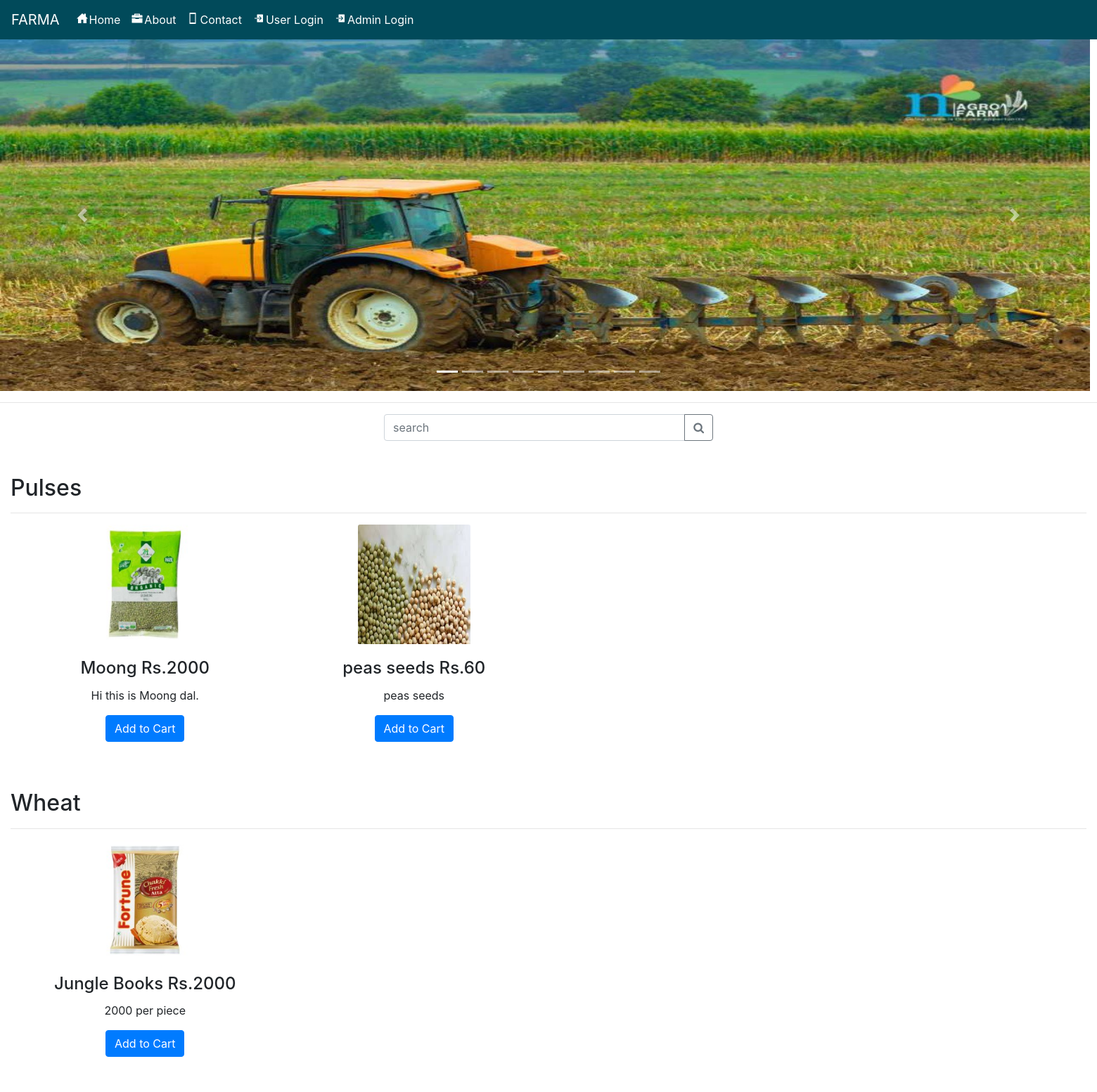
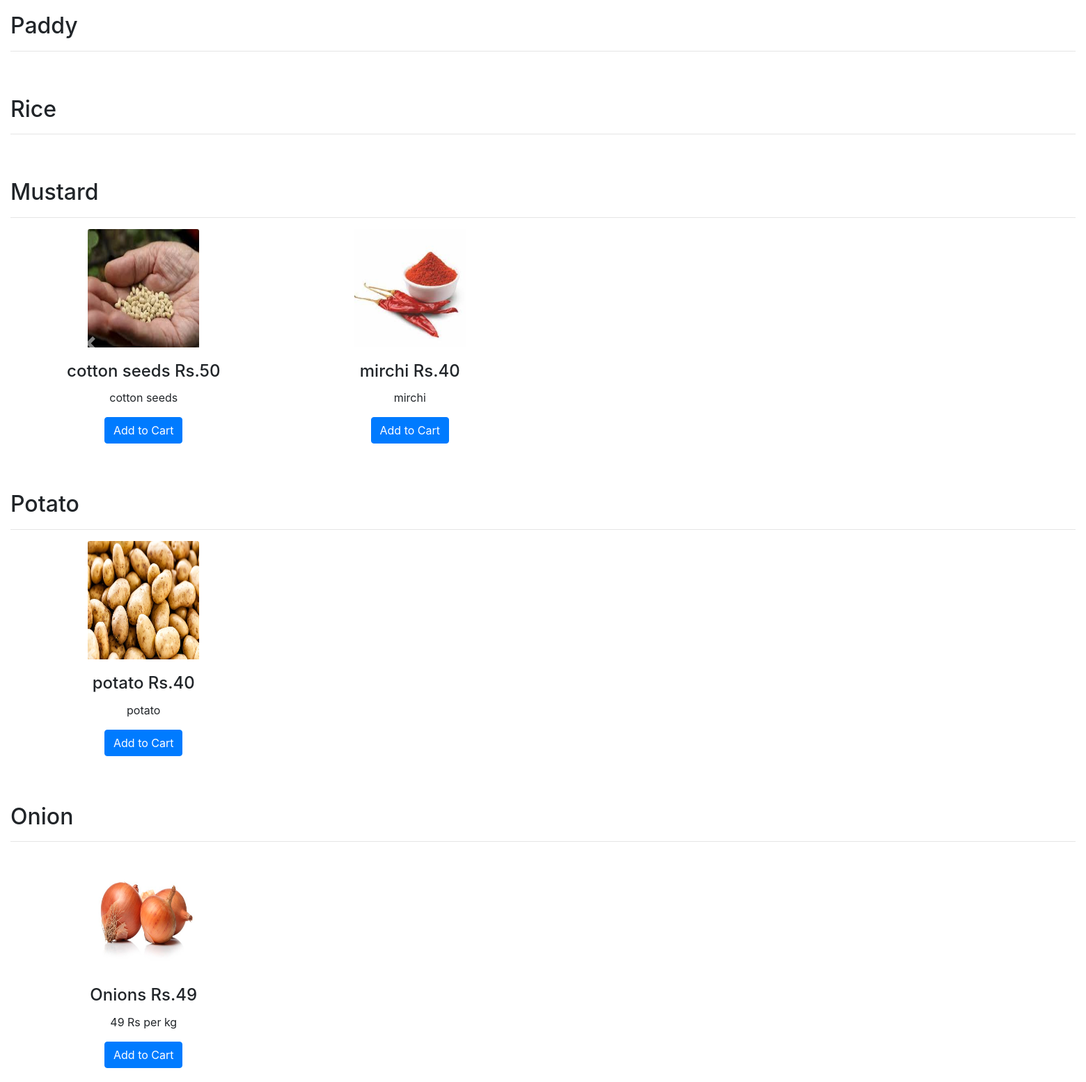
The page / on the database its author committed (2 pictures, top to bottom).
### farmerapp/models.py (models this page shows, shortened)
class Category(models.Model):
    name = models.CharField(max_length=30, null=True)

class Product(models.Model):
    user = models.ForeignKey(User, on_delete=models.CASCADE, null=True)
    category = models.ForeignKey(Category, on_delete=models.CASCADE, null=True)
    image = models.FileField(null=True)
    name = models.CharField(max_length=30, null=True)
    price = models.IntegerField(null=True)
    desc = models.TextField(null=True)

### farmerapp/views.py (the view)
# urls.py: path('',Home,name="home"),
def Home(request):
    search = request.GET.get('search',0)
    search_pro = Product.objects.filter(Q(name__icontains = search) | Q(category__name__icontains = search))
    cat = ""
    pro = ""
    cat = ""
    num = 0
    num1 = 0
    cat = Category.objects.all()
    pro = Product.objects.all()
    num = []
    num1 = 0
    product = None
    try:
        user = User.objects.get(id=request.user.id)
        profile = Profile.objects.get(user=user)
        cart = Cart.objects.filter(profile=profile)
        product = recommended_product(request)
        for i in cart:
            num1 += 1
    except:
        pass
    a = 1
    li = []
    for j in pro:
        b = 1
        for i in cat:
            if i.name == j.category.name:
                if not j.category.name in li:
                    li.append(j.category.name)
                    if b == 1:
                        num.append(a)
                        b = 2
        a += 1
    d = {'pro': pro, 'cat': cat,'num':num,'num1':num1, 'product':product, 'search_pro':search_pro}
    return render(request, 'all_product.html', d)

### farmerapp/templates/all_product.html (shortened to what this page needs)
{% extends 'carousel.html' %}
{% block b %}
{% load static %}
<link rel="stylesheet" href="https://maxcdn.bootstrapcdn.com/bootstrap/4.0.0/css/bootstrap.min.css">
    <link rel="stylesheet" href="{% static 'css/style.css' %}">
<hr>
	<center><form class="" action="" method="get">
	<div class="input-group mb-3" style="width:30%">
  		<input type="text" class="form-control" placeholder="search" name="search" aria-describedby="basic-addon2" value="{{request.GET.search}}">
	  <div class="input-group-append">
		  <button class="btn btn-outline-secondary" type="submit"><i class="fa fa-search"></i></button>
	  </div>
	</div>
</form></center>
{% if not search_pro %}
{% for i in cat %}
 <div class="container-fluid">
	 <h2>{{i.name}}</h2><hr>
   	<div id="{{i.id}}" class="carousel slide" data-ride="carousel">
   		<div class="carousel-inner row w-100 mx-auto">
			{% for j in pro %}
			{% if i.name == j.category.name %}
			{% if forloop.counter in num %}
				<div class="carousel-item col-md-3 active"><div class="card">
					<center>
						<a href="/product_detail/{{j.id}}">
							<img class="card-img-top img-fluid" align="center" src="{{j.image.url}}" style="width:160px;height:170px;float:center" alt="card-img">
						</a>
					</center>
   						<div class="card-body">
   						<h4 class="card-title">{{j.name}} Rs.{{j.price}}</h4>
   						<p class="card-text">{{j.desc}}</p>
							<form align="center" action="{% url 'add_cart' j.id %}" method="post">
							<button type="submit" class="btn btn-primary">Add to Cart</button>
</form>
   					</div>
   				</div>
   			</div>
				{% else %}
				<div class="carousel-item col-md-3">
   				<div class="card">
					<center><img class="card-img-top img-fluid" align="center" src="{{j.image.url}}" style="width:160px;height:170px;float:center" alt="card-img"></center>
   						<div class="card-body">
   						<h4 class="card-title">{{j.name}} Rs.{{j.price}}</h4>
   						<p class="card-text">{{j.desc}}</p>
<form align="center" action="{% url 'add_cart' j.id %}" method="post">
							<button type="submit" class="btn btn-primary">Add to Cart</button>
</form>   					</div>
   				</div>
   			</div>
			{% endif %}
	 		{% endif %}
			{% endfor %}
			<a class="carousel-control-prev" href="#{{i.id}}" role="button" data-slide="prev">
				<span class="carousel-control-prev-icon" aria-hidden="true"></span>
			</a>
  			    <a class="carousel-control-next" href="#{{i.id}}" role="button" data-slide="next">
					<span class="carousel-control-next-icon" aria-hidden="true"></span>
					<span class="sr-only">Next</span></a>
		</div>
	</div>
 </div>
{% endfor %}
{% endif %}
{% endblock %}

### farmerapp/templates/carousel.html (shortened to what this page needs)
{% extends 'navigation.html' %}
{% load static %}
{% block body %}
<div id="demo" class="carousel slide" data-ride="carousel">
  <ul class="carousel-indicators">
    <li data-target="#demo" data-slide-to="0" class="active"></li>
    <li data-target="#demo" data-slide-to="1"></li>
    <li data-target="#demo" data-slide-to="2"></li>
    <li data-target="#demo" data-slide-to="3"></li>
    <li data-target="#demo" data-slide-to="4"></li>
    <li data-target="#demo" data-slide-to="5"></li>
    <li data-target="#demo" data-slide-to="6"></li>
    <li data-target="#demo" data-slide-to="7"></li>
    <li data-target="#demo" data-slide-to="8"></li>
  </ul>
  <div class="carousel-inner" style="width:1550px;height:500px">
    <div class="carousel-item active">
      <img src="{% static 'images/slide1.jpg' %}" alt="Los Angeles" style="height:500px">
    </div>
  </div>
  <a class="carousel-control-prev" href="#demo" data-slide="prev">
    <span class="carousel-control-prev-icon"></span>
  </a>
  <a class="carousel-control-next" href="#demo" data-slide="next">
    <span class="carousel-control-next-icon"></span>
  </a>
</div>
{% if request.user.profile_set.all.0.user_type != "Seller" %}
{% block b %}
{% endblock %}
{% endif %}
{% endblock %}

### farmerapp/templates/navigation.html (shortened to what this page needs)
<!DOCTYPE html>
<html lang="en">
<head>
    {% load static %}
     <link rel="stylesheet" href="https://maxcdn.bootstrapcdn.com/bootstrap/4.0.0/css/bootstrap.min.css">
  <link rel = stylesheet href = "//cdn.datatables.net/1.10.19/css/jquery.dataTables.min.css">
<link rel="stylesheet" href="https://cdnjs.cloudflare.com/ajax/libs/font-awesome/4.7.0/css/font-awesome.min.css">
</head>
<body style="background-color:white">
<nav class="navbar navbar-expand-sm" style="background-color:rgb(1, 74, 90)">
  <a class="navbar-brand" href="#" style="color:White">FARMA</a>
  <ul class="navbar-nav">
    {% if request.user.username %}
    {% if request.user.profile_set.all.0.user_type == "Seller" %}
    <li class="nav-item">
      <a class="nav-link" href="{% url 'home' %}" style="color:white"><ion-icon style="margin-right:2px" name="home-sharp"></ion-icon>Home</a>
    </li>
    <li class="nav-item">
      <a class="nav-link" href="{% url 'admin_viewBooking' %}" style="color:white"><ion-icon style="margin-right:2px" name="aperture"></ion-icon>Booking</a>
    </li>
    <li class="nav-item">
      <a class="nav-link" href="{% url 'send_feedback' request.user.id %}" style="color:white"><ion-icon style="margin-right:2px" name="send"></ion-icon>Feedback</a>
    </li>
    <li class="nav-item dropdown">
      <a class="nav-link dropdown-toggle" data-toggle="dropdown" href="#" role="button" aria-haspopup="true" aria-expanded="false" style="color:white"><ion-icon style="margin-right:4px" name="albums"></ion-icon>Product</a>
      <div class="dropdown-menu">
        <a class="dropdown-item" href="{% url 'add_product' %}">Add Product</a>
        <a class="dropdown-item" href="{% url 'admin_view_product' %}">View Product</a>
      </div>
    </li>
    <li class="nav-item">
      <a class="nav-link" href="{% url 'change_password' %}" style="color:white"><ion-icon style="margin-right:2px" name="document-text-sharp"></ion-icon>Password</a>
    </li>
    {% elif request.user.profile_set.all.0.user_type == "Buyer" %}
    <li class="nav-item">
      <a class="nav-link" href="{% url 'home' %}" style="color:white"><ion-icon style="margin-right:2px" name="home-sharp"></ion-icon>Home</a>
    </li>
    <li class="nav-item">
      <a class="nav-link" href="{% url 'view_booking' %}" style="color:white"><ion-icon style="margin-right:2px" name="aperture"></ion-icon>Booking</a>
    </li>
    <li class="nav-item">
      <a class="nav-link" href="{% url 'send_feedback' request.user.id %}" style="color:white"><ion-icon style="margin-right:2px" name="send"></ion-icon>Feedback</a>
    </li>
    <li class="nav-item">
      <a class="nav-link" href="{% url 'view_product' 0 %}" style="color:white"><ion-icon style="margin-right:2px" name="eye"></ion-icon>Product</a>
    </li>
    <li class="nav-item">
      <a class="nav-link" href="{% url 'change_password' %}" style="color:white"><ion-icon style="margin-right:2px" name="document-text-sharp"></ion-icon>Password</a>
    </li>
    {% endif %}
    {% else %}
    <li class="nav-item">
      <a class="nav-link" href="{% url 'home'  %}" style="color:white"><ion-icon style="margin-right:2px" name="home-sharp"></ion-icon>Home</a>
    </li>
    <li class="nav-item">
      <a class="nav-link" href="{% url 'about' %}" style="color:white"><ion-icon style="margin-right:2px" name="briefcase-sharp"></ion-icon>About</a>
    </li>
    <li class="nav-item">
      <a class="nav-link" href="{% url 'contact' %}" style="color:white"><ion-icon style="margin-right:2px" name="phone-portrait-sharp"></ion-icon>Contact</a>
    </li>
    {% endif %}
    {% if request.user.is_authenticated %}
    <li class="nav-item">
    <a class="nav-link" href="/logoutuser" style="color:white"><ion-icon style="margin-right:2px" name="power-sharp"></ion-icon>Logout</a>
    </li>
    {% if not request.user.is_staff %}
    <li class="nav-item">
      <a href="{% url 'profile' request.user.id %}"><h5 class="nav-link" style="color:red"><ion-icon style="margin-right:4px;color:white" name="person-circle-sharp"></ion-icon>Welcome {{request.user.username}} {% if request.user.profile_set.all.0.user_type == 'Seller' %}(Farmer){% endif %}</h5>
      </a></li>
    {% else %}
    <li class="nav-item">
      <h5  class="nav-link" style="color:red"><ion-icon style="margin-right:4px;color:white" name="person-circle-sharp"></ion-icon>Welcome {{request.user.username}} {% if request.user.profile_set.all.0.user_type == 'Seller' %}(Farmer){% endif %}</h5>
    </li>
    {% endif %}
        {% else %}
    <li class="nav-item">
      <a class="nav-link" href="{% url 'login' %}" style="color:white;text-align:right"><ion-icon style="margin-right:2px" name="log-in-sharp"></ion-icon>User Login</a>
    </li>
      <li class="nav-item">
            <a class="nav-link" href="{% url 'login_admin' %}" style="color:white;text-align:right"><ion-icon style="margin-right:2px" name="log-in-sharp"></ion-icon>Admin Login</a>
      </li>
    {% endif %}
    </ul>
</nav>
{% block body %}
{% endblock %}
</body></html>

### farmerapp/static/css/style.css (style rules this page uses)
.card { border: none }
@media (min-width: 768px) { .carousel-inner .active, .carousel-inner .active + .carousel-item, .carousel-inner .active + .carousel-item + .carousel-item, .carousel-inner .active + .carousel-item + .carousel-item + .carousel-item { display: block; text-align: center; } }
.carousel-inner .carousel-item.active:not(.carousel-item-right):not(.carousel-item-left), .carousel-inner .carousel-item.active:not(.carousel-item-right):not(.carousel-item-left) + .carousel-item, .carousel-inner .carousel-item.active:not(.carousel-item-right):not(.carousel-item-left) + .carousel-item + .carousel-item, .carousel-inner .carousel-item.active:not(.carousel-item-right):not(.carousel-item-left) + .carousel-item + .carousel-item + .carousel-item { transition: none; }

### farmerapp/templates/navigation.html (style rules this page uses)
* { box-sizing: border-box; }
.carousel-inner img { width: 100%; height: 100%; }

### rows shown on the page
Category: name "Pulses"
Product: image (picture), name "Moong", price "2000", desc "Hi this is Moong dal."
Product: image (picture), name "peas seeds", price "60", desc "peas seeds"
Category: name "Wheat"
Product: image (picture), name "Jungle Books", price "2000", desc "2000 per piece"
Category: name "Paddy"
Category: name "Rice"
Category: name "Mustard"
Product: image (picture), name "cotton seeds", price "50", desc "cotton seeds"
Product: image (picture), name "mirchi", price "40", desc "mirchi"
Category: name "Potato"
Product: image (picture), name "potato", price "40", desc "potato"
Category: name "Onion"
Product: image (picture), name "Onions", price "49", desc "49 Rs per kg"
